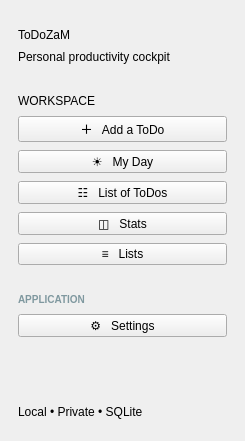
     <widget class="QFrame" name="sidebar">
      <property name="minimumSize">
       <size>
        <width>245</width>
        <height>0</height>
       </size>
      </property>
      <property name="maximumSize">
       <size>
        <width>245</width>
        <height>16777215</height>
       </size>
      </property>
      <layout class="QVBoxLayout" name="sidebarLayout">
       <property name="spacing">
        <number>8</number>
       </property>
       <property name="leftMargin">
        <number>18</number>
       </property>
       <property name="topMargin">
        <number>28</number>
       </property>
       <property name="rightMargin">
        <number>18</number>
       </property>
       <property name="bottomMargin">
        <number>22</number>
       </property>
       <item>
        <widget class="QLabel" name="lblBrand">
         <property name="text">
          <string>ToDoZaM</string>
         </property>
        </widget>
       </item>
       <item>
        <widget class="QLabel" name="lblBrandSub">
         <property name="text">
          <string>Personal productivity cockpit</string>
         </property>
        </widget>
       </item>
       <item>
        <spacer name="spacerBrand">
         <property name="orientation">
          <enum>Qt::Vertical</enum>
         </property>
         <property name="sizeHint" stdset="0">
          <size>
           <width>20</width>
           <height>22</height>
          </size>
         </property>
        </spacer>
       </item>
       <item>
        <widget class="QLabel" name="lblSidebarSection">
         <property name="text">
          <string>WORKSPACE</string>
         </property>
        </widget>
       </item>
       <item>
        <widget class="QPushButton" name="btnAddTodo">
         <property name="text">
          <string>＋   Add a ToDo</string>
         </property>
         <property name="styleSheet">
          <string />
         </property>
        </widget>
       </item>
       <item>
        <widget class="QPushButton" name="btnMyDay">
         <property name="text">
          <string>☀   My Day</string>
         </property>
        </widget>
       </item>
       <item>
        <widget class="QPushButton" name="btnTodoList">
         <property name="text">
          <string>☷   List of ToDos</string>
         </property>
        </widget>
       </item>
       <item>
        <widget class="QPushButton" name="btnStats">
         <property name="text">
          <string>◫   Stats</string>
         </property>
        </widget>
       </item>
       <item>
        <widget class="QPushButton" name="btnLists">
         <property name="text">
          <string>≡   Lists</string>
         </property>
        </widget>
       </item>
       <item>
        <spacer name="spacerMenu">
         <property name="orientation">
          <enum>Qt::Vertical</enum>
         </property>
         <property name="sizeHint" stdset="0">
          <size>
           <width>20</width>
           <height>20</height>
          </size>
         </property>
        </spacer>
       </item>
       <item>
        <widget class="QLabel" name="lblSidebarSection2">
         <property name="text">
          <string>APPLICATION</string>
         </property>
         <property name="styleSheet">
          <string>color:#7F989F;font-size:10px;font-weight:800;</string>
         </property>
        </widget>
       </item>
       <item>
        <widget class="QPushButton" name="btnSettings">
         <property name="text">
          <string>⚙   Settings</string>
         </property>
        </widget>
       </item>
       <item>
        <spacer name="spacerSidebarBottom">
         <property name="orientation">
          <enum>Qt::Vertical</enum>
         </property>
         <property name="sizeHint" stdset="0">
          <size>
           <width>20</width>
           <height>60</height>
          </size>
         </property>
        </spacer>
       </item>
       <item>
        <widget class="QLabel" name="lblSidebarFooter">
         <property name="text">
          <string>Local • Private • SQLite</string>
         </property>
        </widget>
       </item>
      </layout>
     </widget>
